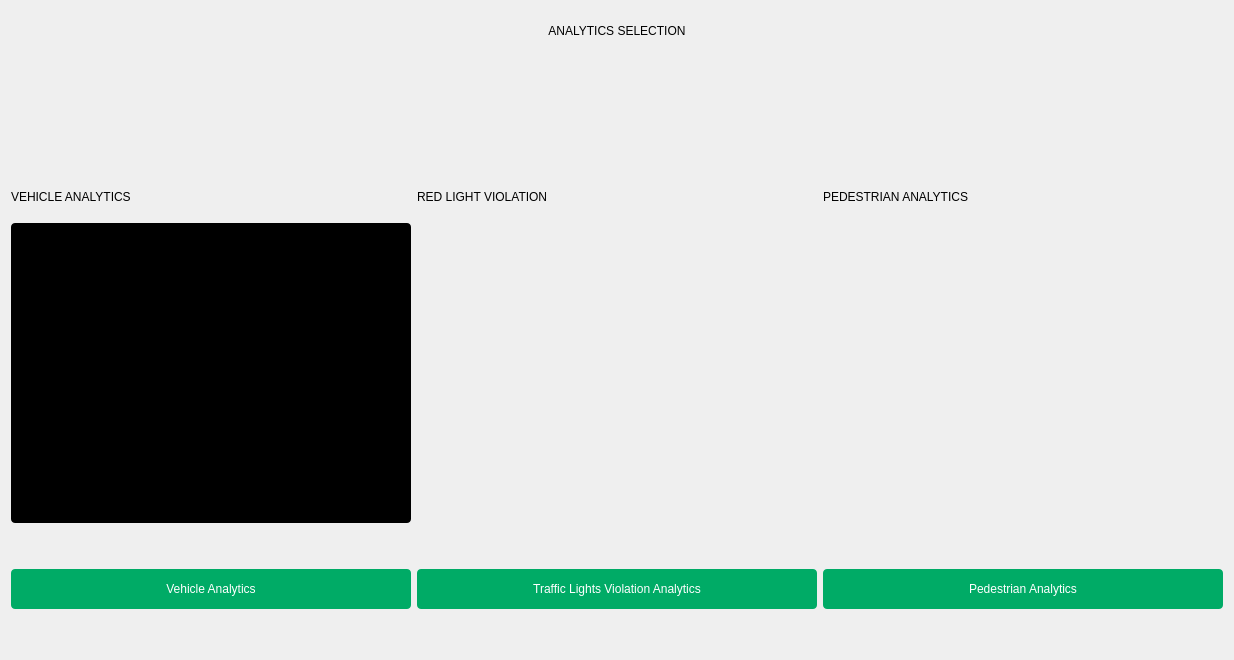
        <widget class="QWidget" name="dbd02">
         <layout class="QVBoxLayout" name="verticalLayout_44">
          <item>
           <widget class="QLabel" name="label_15">
            <property name="minimumSize">
             <size>
              <width>350</width>
              <height>40</height>
             </size>
            </property>
            <property name="maximumSize">
             <size>
              <width>16777215</width>
              <height>40</height>
             </size>
            </property>
            <property name="styleSheet">
             <string notr="true"/>
            </property>
            <property name="text">
             <string>ANALYTICS SELECTION</string>
            </property>
            <property name="alignment">
             <set>Qt::AlignCenter</set>
            </property>
           </widget>
          </item>
          <item>
           <spacer name="verticalSpacer_13">
            <property name="orientation">
             <enum>Qt::Vertical</enum>
            </property>
            <property name="sizeType">
             <enum>QSizePolicy::Fixed</enum>
            </property>
            <property name="sizeHint" stdset="0">
             <size>
              <width>20</width>
              <height>120</height>
             </size>
            </property>
           </spacer>
          </item>
          <item>
           <layout class="QHBoxLayout" name="horizontalLayout">
            <item>
             <layout class="QVBoxLayout" name="verticalLayout_41">
              <item>
               <widget class="QLabel" name="label_81">
                <property name="minimumSize">
                 <size>
                  <width>400</width>
                  <height>40</height>
                 </size>
                </property>
                <property name="maximumSize">
                 <size>
                  <width>16777215</width>
                  <height>40</height>
                 </size>
                </property>
                <property name="styleSheet">
                 <string notr="true">border-radius: 4px;</string>
                </property>
                <property name="text">
                 <string>VEHICLE ANALYTICS</string>
                </property>
               </widget>
              </item>
              <item>
               <widget class="QLabel" name="label_3">
                <property name="minimumSize">
                 <size>
                  <width>400</width>
                  <height>300</height>
                 </size>
                </property>
                <property name="maximumSize">
                 <size>
                  <width>16777215</width>
                  <height>300</height>
                 </size>
                </property>
                <property name="styleSheet">
                 <string notr="true">border-image: url(:/resources/images/vehicles_2.jpg);
background-color: rgb(0, 0, 0);
border-radius: 4px;</string>
                </property>
                <property name="text">
                 <string/>
                </property>
               </widget>
              </item>
              <item>
               <spacer name="verticalSpacer_10">
                <property name="orientation">
                 <enum>Qt::Vertical</enum>
                </property>
                <property name="sizeType">
                 <enum>QSizePolicy::Fixed</enum>
                </property>
                <property name="sizeHint" stdset="0">
                 <size>
                  <width>20</width>
                  <height>40</height>
                 </size>
                </property>
               </spacer>
              </item>
              <item>
               <widget class="QPushButton" name="btn_vehicle_analytics">
                <property name="minimumSize">
                 <size>
                  <width>400</width>
                  <height>40</height>
                 </size>
                </property>
                <property name="styleSheet">
                 <string notr="true">background-color: #00AB66;
border-radius: 4px;
color: #ffffff;</string>
                </property>
                <property name="text">
                 <string>Vehicle Analytics</string>
                </property>
                <property name="icon">
                 <iconset resource="icons.qrc">
                  <normaloff>:/resources/icons/vehicle.png</normaloff>:/resources/icons/vehicle.png</iconset>
                </property>
                <property name="iconSize">
                 <size>
                  <width>32</width>
                  <height>32</height>
                 </size>
                </property>
               </widget>
              </item>
              <item>
               <spacer name="verticalSpacer_6">
                <property name="orientation">
                 <enum>Qt::Vertical</enum>
                </property>
                <property name="sizeHint" stdset="0">
                 <size>
                  <width>20</width>
                  <height>40</height>
                 </size>
                </property>
               </spacer>
              </item>
             </layout>
            </item>
            <item>
             <layout class="QVBoxLayout" name="verticalLayout_43">
              <item>
               <widget class="QLabel" name="label_95">
                <property name="minimumSize">
                 <size>
                  <width>400</width>
                  <height>40</height>
                 </size>
                </property>
                <property name="maximumSize">
                 <size>
                  <width>16777215</width>
                  <height>40</height>
                 </size>
                </property>
                <property name="styleSheet">
                 <string notr="true">border-radius: 4px;</string>
                </property>
                <property name="text">
                 <string>RED LIGHT VIOLATION</string>
                </property>
               </widget>
              </item>
              <item>
               <widget class="QLabel" name="label_60">
                <property name="minimumSize">
                 <size>
                  <width>400</width>
                  <height>300</height>
                 </size>
                </property>
                <property name="maximumSize">
                 <size>
                  <width>16777215</width>
                  <height>300</height>
                 </size>
                </property>
                <property name="styleSheet">
                 <string notr="true">border-image: url(:/resources/images/traffic_light_2.jpg);
border-radius: 4px;</string>
                </property>
                <property name="text">
                 <string/>
                </property>
               </widget>
              </item>
              <item>
               <spacer name="verticalSpacer_11">
                <property name="orientation">
                 <enum>Qt::Vertical</enum>
                </property>
                <property name="sizeType">
                 <enum>QSizePolicy::Fixed</enum>
                </property>
                <property name="sizeHint" stdset="0">
                 <size>
                  <width>20</width>
                  <height>40</height>
                 </size>
                </property>
               </spacer>
              </item>
              <item>
               <widget class="QPushButton" name="btn_lights_analytics">
                <property name="minimumSize">
                 <size>
                  <width>400</width>
                  <height>40</height>
                 </size>
                </property>
                <property name="styleSheet">
                 <string notr="true">background-color: #00AB66;
border-radius: 4px;
color: #ffffff;</string>
                </property>
                <property name="text">
                 <string>Traffic Lights Violation Analytics</string>
                </property>
                <property name="icon">
                 <iconset resource="icons.qrc">
                  <normaloff>:/resources/icons/lights.png</normaloff>:/resources/icons/lights.png</iconset>
                </property>
                <property name="iconSize">
                 <size>
                  <width>32</width>
                  <height>32</height>
                 </size>
                </property>
               </widget>
              </item>
              <item>
               <spacer name="verticalSpacer_7">
                <property name="orientation">
                 <enum>Qt::Vertical</enum>
                </property>
                <property name="sizeHint" stdset="0">
                 <size>
                  <width>20</width>
                  <height>40</height>
                 </size>
                </property>
               </spacer>
              </item>
             </layout>
            </item>
            <item>
             <layout class="QVBoxLayout" name="verticalLayout_42">
              <item>
               <widget class="QLabel" name="label_94">
                <property name="minimumSize">
                 <size>
                  <width>400</width>
                  <height>40</height>
                 </size>
                </property>
                <property name="maximumSize">
                 <size>
                  <width>16777215</width>
                  <height>40</height>
                 </size>
                </property>
                <property name="styleSheet">
                 <string notr="true">border-radius: 4px;</string>
                </property>
                <property name="text">
                 <string>PEDESTRIAN ANALYTICS</string>
                </property>
               </widget>
              </item>
              <item>
               <widget class="QLabel" name="label_51">
                <property name="minimumSize">
                 <size>
                  <width>400</width>
                  <height>300</height>
                 </size>
                </property>
                <property name="maximumSize">
                 <size>
                  <width>16777215</width>
                  <height>300</height>
                 </size>
                </property>
                <property name="styleSheet">
                 <string notr="true">border-image: url(:/resources/images/pedestrian.jpg);
border-radius: 4px;</string>
                </property>
                <property name="text">
                 <string/>
                </property>
               </widget>
              </item>
              <item>
               <spacer name="verticalSpacer_12">
                <property name="orientation">
                 <enum>Qt::Vertical</enum>
                </property>
                <property name="sizeType">
                 <enum>QSizePolicy::Fixed</enum>
                </property>
                <property name="sizeHint" stdset="0">
                 <size>
                  <width>20</width>
                  <height>40</height>
                 </size>
                </property>
               </spacer>
              </item>
              <item>
               <widget class="QPushButton" name="btn_pedestrian_analytics">
                <property name="minimumSize">
                 <size>
                  <width>400</width>
                  <height>40</height>
                 </size>
                </property>
                <property name="styleSheet">
                 <string notr="true">background-color: #00AB66;
border-radius: 4px;
color: #ffffff;</string>
                </property>
                <property name="text">
                 <string>Pedestrian Analytics</string>
                </property>
                <property name="icon">
                 <iconset resource="icons.qrc">
                  <normaloff>:/resources/icons/ped.png</normaloff>:/resources/icons/ped.png</iconset>
                </property>
                <property name="iconSize">
                 <size>
                  <width>32</width>
                  <height>32</height>
                 </size>
                </property>
               </widget>
              </item>
              <item>
               <spacer name="verticalSpacer_8">
                <property name="orientation">
                 <enum>Qt::Vertical</enum>
                </property>
                <property name="sizeHint" stdset="0">
                 <size>
                  <width>20</width>
                  <height>40</height>
                 </size>
                </property>
               </spacer>
              </item>
             </layout>
            </item>
           </layout>
          </item>
         </layout>
        </widget>
